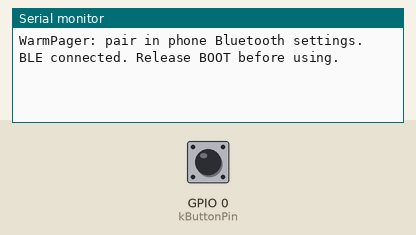
Bench run of a sketch on a simulated ESP32. On the bench: the last lines printed to the serial monitor. The inputs (shaded band) are chosen by the test bench; at power-on: GPIO 0 (kButtonPin) HIGH. USB keyboard and mouse output is not drawn.

Above: at 1.2 s.
1.3 s: GPIO 0 (kButtonPin) pulled LOW for 0.15 s
At 2.4 s:
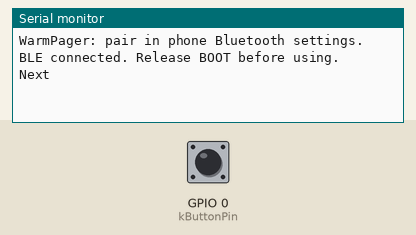
3.2 s: GPIO 0 (kButtonPin) pulsed LOW 2 times (0.12 s each, 0.3 s apart)
At 5.1 s:
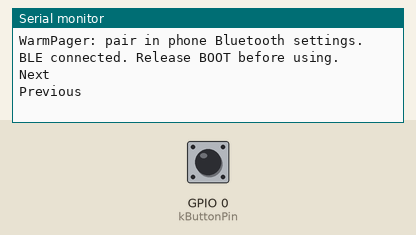

Measured:
- after the input at 1.3 s, the serial monitor: prints a new line after 0.48 s (image 1)
- after the input at 3.2 s, the serial monitor: prints a new line after 0.45 s (image 2)

The sketch:

WarmPager.ino
```cpp
/*
 * WarmPager — 被窝蓝牙翻页器（Arduino IDE 烧录用副本）
 *
 * 本文件由 src/main.cpp 生成，请勿直接编辑：改代码请改 src/ 和 include/，
 * 然后重新同步本目录，两个入口必须保持一致。项目唯一真源是 PlatformIO 工程。
 *
 * Arduino IDE 设置：
 *   开发板：ESP32 Dev Module（esp32 core 须为 2.0.17，不要用 3.x）
 *   依赖库：ESP32-BLE-Mouse 0.3.1
 */
#include <Arduino.h>
#include <BLEDevice.h>
#include <BleMouse.h>

#include "ButtonGesture.h"
#include "PagerConfig.h"

void setup();
void loop();

namespace {
BleMouse mouse(PagerConfig::kDeviceName, "WarmPager");
ButtonGesture button(PagerConfig::kDebounceMs, PagerConfig::kDoubleClickMs);
bool wasConnected = false;
uint32_t connectedAt = 0;
}  // namespace

void setup() {
  Serial.begin(115200);
  pinMode(PagerConfig::kButtonPin, INPUT_PULLUP);
  button.reset(digitalRead(PagerConfig::kButtonPin) == LOW, millis());
  mouse.begin();
  Serial.println("WarmPager: pair in phone Bluetooth settings.");
}

void loop() {
  const uint32_t now = millis();
  const bool pressed = digitalRead(PagerConfig::kButtonPin) == LOW;
  const bool connected = mouse.isConnected();

  if (connected != wasConnected) {
    wasConnected = connected;
    button.reset(pressed, now);
    if (connected) {
      connectedAt = now;
      Serial.println("BLE connected. Release BOOT before using.");
    } else {
      // 鼠标库断开连接后不主动恢复广播，允许手机再次发现设备。
      BLEDevice::startAdvertising();
      Serial.println("BLE disconnected. Advertising restarted.");
    }
  }

  if (!connected ||
      static_cast<uint32_t>(now - connectedAt) < PagerConfig::kConnectionSettleMs) {
    // 强制等待稳定松开，避免连接结束前的松手毛刺解除保护。
    // 离线和连接建立期间的按键不排队，也不在重连后补发。
    button.reset(true, now);
    delay(5);
    return;
  }

  const PagerAction action = button.update(pressed, now);
  if (action != PagerAction::None) {
    const int wheel = action == PagerAction::Next ? PagerConfig::kNextWheel
                                                : -PagerConfig::kNextWheel;
    mouse.move(0, 0, static_cast<signed char>(wheel));
    Serial.println(action == PagerAction::Next ? "Next" : "Previous");
  }

  delay(5);
}
```

ButtonGesture.h
```cpp
#ifndef BUTTON_GESTURE_H
#define BUTTON_GESTURE_H

#include <stdint.h>

enum class PagerAction { None, Next, Previous };

class ButtonGesture {
public:
    explicit ButtonGesture(uint32_t debounceMs = 25, uint32_t doubleClickMs = 300)
        : debounceMs_(debounceMs), doubleClickMs_(doubleClickMs),
          rawPressed_(false), stablePressed_(false), suppressHeld_(false),
          rawChangedAt_(0), firstReleasedAt_(0), state_(State::Idle) {}

    PagerAction update(bool pressed, uint32_t now) {
        if (pressed != rawPressed_) {
            rawPressed_ = pressed;
            rawChangedAt_ = now;
        }

        bool stableChanged = false;
        if (rawPressed_ != stablePressed_ &&
            elapsed(now, rawChangedAt_) >= debounceMs_) {
            stablePressed_ = rawPressed_;
            stableChanged = true;
        }

        // 重连时已有按压必须先稳定松开，防止旧按压触发动作。
        if (suppressHeld_) {
            if (stableChanged && !stablePressed_) {
                suppressHeld_ = false;
            }
            return PagerAction::None;
        }

        PagerAction action = PagerAction::None;
        // 窗口为 [0, doubleClickMs_)，恰好到期先兑现单击。
        if (state_ == State::WaitingSecond &&
            elapsed(now, firstReleasedAt_) >= doubleClickMs_) {
            state_ = State::Idle;
            action = PagerAction::Next;
        }

        if (!stableChanged) {
            return action;
        }

        if (stablePressed_) {
            if (state_ == State::WaitingSecond) {
                state_ = State::SecondPressed;
            } else if (state_ == State::Idle) {
                state_ = State::FirstPressed;
            }
        } else if (state_ == State::FirstPressed) {
            firstReleasedAt_ = now;
            state_ = State::WaitingSecond;
        } else if (state_ == State::SecondPressed) {
            state_ = State::Idle;
            action = PagerAction::Previous;
        }
        return action;
    }

    void reset(bool pressed, uint32_t now) {
        rawPressed_ = pressed;
        stablePressed_ = pressed;
        suppressHeld_ = pressed;
        rawChangedAt_ = now;
        firstReleasedAt_ = now;
        state_ = State::Idle;
    }

private:
    enum class State { Idle, FirstPressed, WaitingSecond, SecondPressed };

    // 无符号减法保持 millis() 回绕前后的短时间间隔一致。
    static uint32_t elapsed(uint32_t now, uint32_t since) {
        return now - since;
    }

    const uint32_t debounceMs_;
    const uint32_t doubleClickMs_;
    bool rawPressed_;
    bool stablePressed_;
    bool suppressHeld_;
    uint32_t rawChangedAt_;
    uint32_t firstReleasedAt_;
    State state_;
};

#endif
```

PagerConfig.h
```cpp
#pragma once

#include <stdint.h>

namespace PagerConfig {
constexpr uint8_t kButtonPin = 0;
constexpr uint32_t kDebounceMs = 25;
constexpr uint32_t kDoubleClickMs = 300;
constexpr uint32_t kConnectionSettleMs = 500;
constexpr char kDeviceName[] = "WarmPager";

// 负数模拟滚轮向下，通常对应下一条；实际方向以手机测试为准。
constexpr int kNextWheel = -1;
static_assert(kNextWheel != 0 && kNextWheel >= -127 && kNextWheel <= 127,
              "Wheel step must be between -127 and 127, excluding zero");
}  // namespace PagerConfig
```
